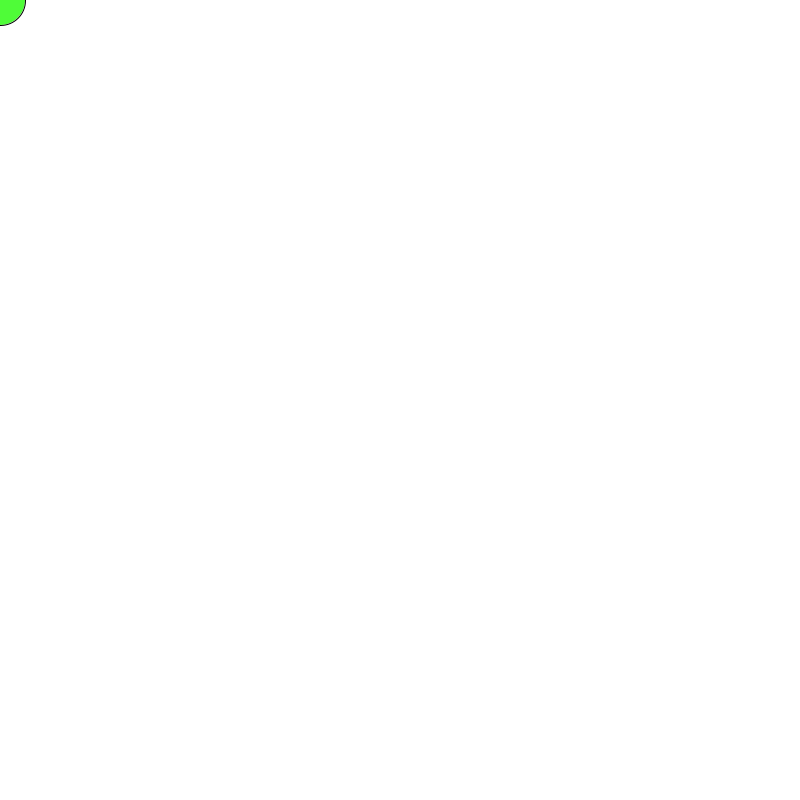
Frame 1 (no input)
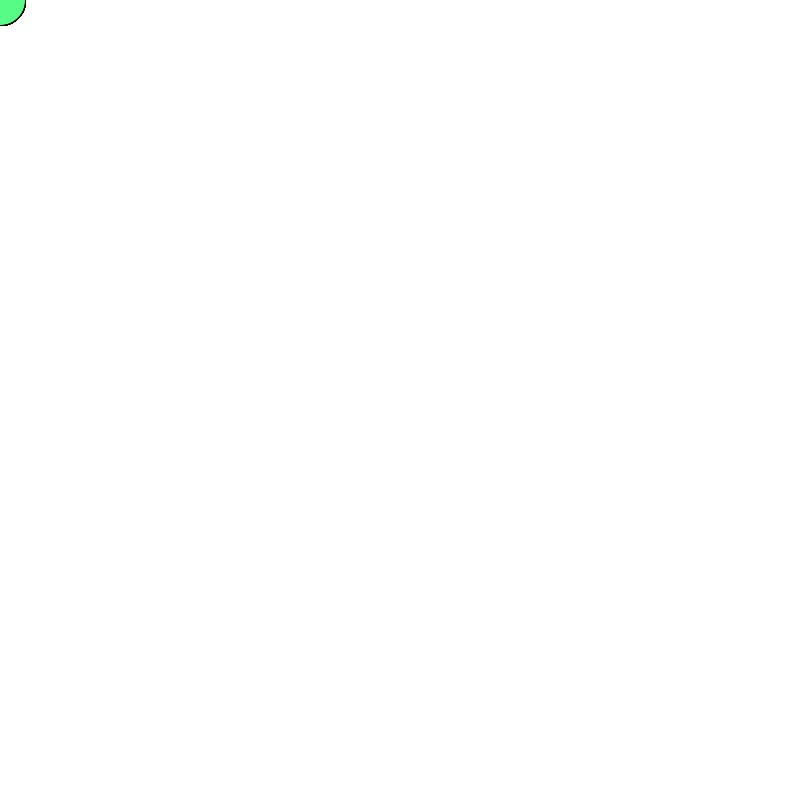
Frame 60 (the mouse pressed at the canvas centre just before this capture)
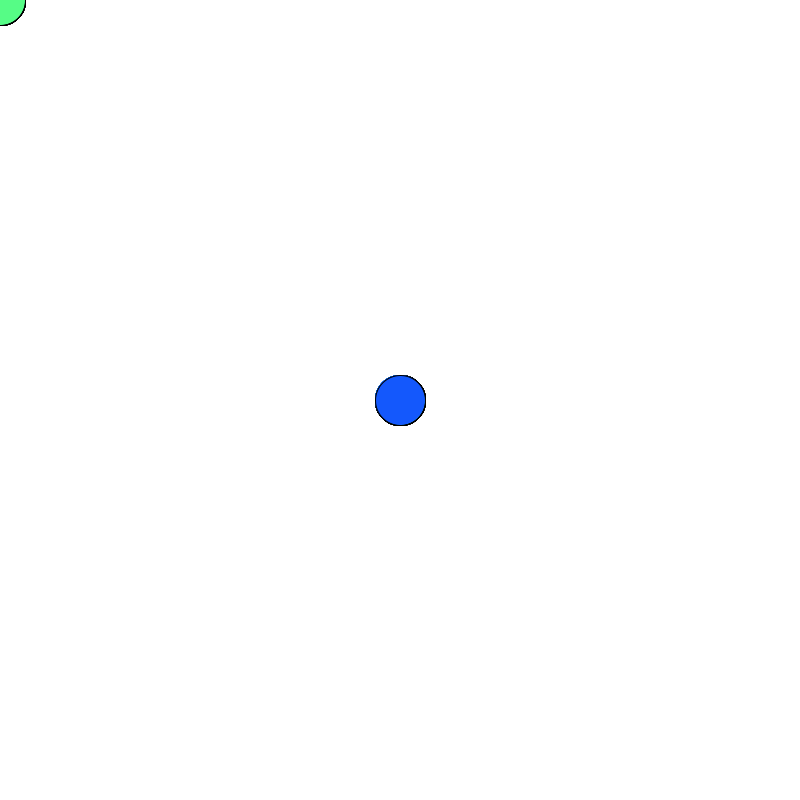
Frame 120 (the mouse held since frame 60 and released just before this capture)

The Processing sketch that drew these frames (run headless with seeded random() and noise(); from frame 60 on, the mouse is pressed at the canvas centre):

// Processing sketch: processing_103624
// ── processing_103624.pde

float xPos = 0;
float yPos = 0;

void setup ()
{
  size(800, 800);
  background(255);
}

void draw ()
{
  xPos = mouseX;
  yPos = mouseY;
  
  //background(255);
  
  if(mousePressed)
  {
    fill(random(3, 47), random(3, 225), random(252, 253));
    ellipse(xPos, yPos, 50, 50);
  }
  else
  {
    fill(random(3, 122), random(252, 252), random(3, 209));
    ellipse(xPos, yPos, 50, 50);
  }
}

void mouseClicked()
{
  fill(random(197, 252), random(3, 4), random(252, 3));
  ellipse(xPos, yPos, 75, 75);
}
